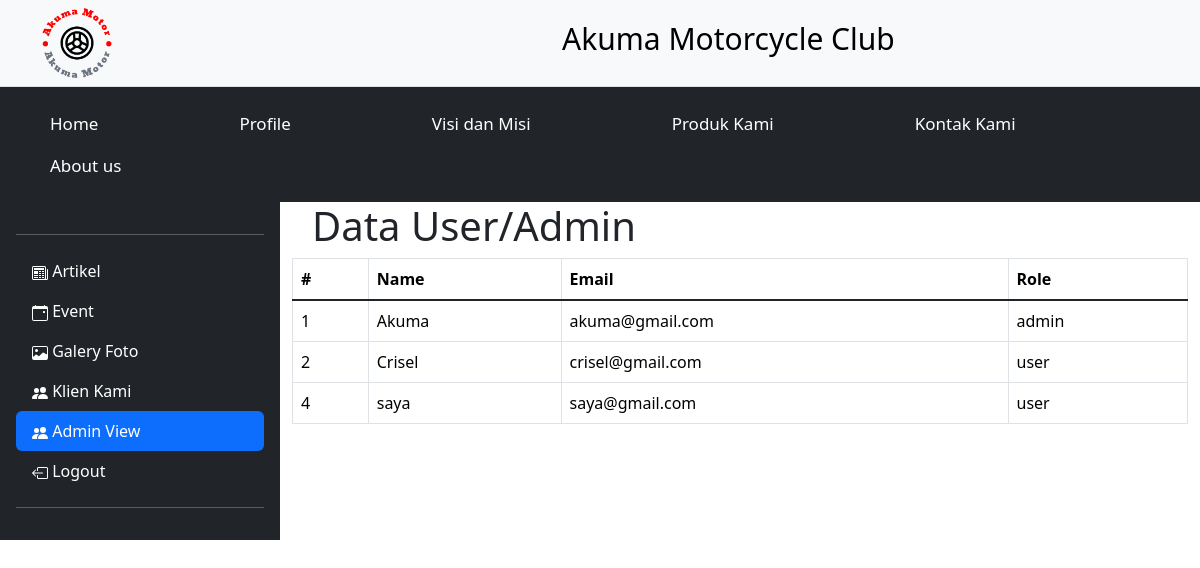
The app's page /page/admin_view.php with its own data.
### tables this page shows
CREATE TABLE `user` (
  `id` int(11) NOT NULL,
  `Name` varchar(255) NOT NULL,
  `Email` varchar(255) NOT NULL,
  `Password` varchar(255) NOT NULL,
  `Role` varchar(255) NOT NULL
);

### page/admin_view.php (the view, shortened to what this page needs)
<!doctype html>
<html lang="en">
<head>
    <link href="https://cdn.jsdelivr.net/npm/bootstrap@5.3.3/dist/css/bootstrap.min.css" rel="stylesheet">
    <link rel="stylesheet" href="../style/style.css">
</head>
<body>
    <nav class="py-2 bg-body-tertiary border-bottom">
        <div class="container d-flex flex-wrap">
            <a href="/" class="d-flex align-items-center mb-3 mb-lg-0 me-lg-auto link-body-emphasis text-decoration-none">
                <img src="../image/logo.png" alt="" width="70" height="70">
                <div class="title">
                    <h1>Akuma Motorcycle Club</h1>
                </div>
            </a>
        </div>
    </nav>
    <header class="py-3 navigation text-bg-dark">
        <div class="container d-flex flex-wrap justify-content-center">
            <ul class="nav nav-pills">
                <li class="nav-item"><a href="../index.php" class="nav-link link-body-emphasis px-2 text-white">Home</a></li>
                <li class="nav-item"><a href="profile.php" class="nav-link link-body-emphasis px-2 text-white">Profile</a></li>
                <li class="nav-item"><a href="visimisi.php" class="nav-link link-body-emphasis px-2 text-white">Visi dan Misi</a></li>
                <li class="nav-item"><a href="produk.php" class="nav-link link-body-emphasis px-2 text-white">Produk Kami</a></li>
                <li class="nav-item"><a href="kontak.php" class="nav-link link-body-emphasis px-2 text-white">Kontak Kami</a></li>
                <li class="nav-item"><a href="aboutus.php" class="nav-link link-body-emphasis px-2 text-white">About us</a></li>
            </ul>
        </div>
    </header>
    <div class="content">
        <div class="d-flex flex-column flex-shrink-0 p-3 text-bg-dark" style="width: 280px;">
            <hr>
            <ul class="nav nav-pills flex-column mb-auto">
                <li class="nav-item">
                    <a href="artikel.php" class="nav-link text-white">
                        Artikel
                    </a>
                </li>
                <li><a href="event.php" class="nav-link text-white">
                        Event
                    </a>
                </li>
                <li><a href="galerifoto.php" class="nav-link text-white">
                        Galery Foto
                    </a>
                </li>
                <li><a href="klien.php" class="nav-link text-white">
                        Klien Kami
                    </a>
                </li>
                <li><a href="klien.php" class="nav-link active">
                        Admin View
                    </a>
                </li>
                <li><a href="../include/logout.php" class="nav-link text-white">
                        Logout
                    </a>
                </li>
            </ul>
            <hr>
        </div>
        <div class="container" mt-5>
            <h1 style="margin-left: 20px;">Data User/Admin</h1>
            <table class="table table-bordered">
                <thead>
                    <tr>
                        <th scope="col">#</th>
                        <th scope="col">Name</th>
                        <th scope="col">Email</th>
                        <th scope="col">Role</th>
                    </tr>
                </thead>
                <tbody class="table-group-divider">
                    <?php
                    include '../include/connect.php';
                    $sql = 'SELECT * FROM user';
                    $result = $conn->query($sql);
                    if ($result->num_rows > 0) {
                        while ($row = $result->fetch_assoc()) {
                            echo "<tr>
                            <td>" . $row["id"] . "</td>
                            <td>" . $row["Name"] . "</td>
                            <td>" . $row["Email"] . "</td>
                            <td>" . $row["Role"] . "</td>
                          </tr>";
                        }
                    } else {
                        echo "<tr><td colspan='3'>No data found</td></tr>";
                    }
                    ?>
                </tbody>
            </table>
        </div>
    </div>
</body>
</html>

### style/style.css (style rules this page uses)
.title { margin-left: 450px; }
.title h1 { font-size: 30px; }
.navigation li { padding-right: 125px; }
.navigation a { float: left; text-align: center; text-decoration: none; font-size: 17px; }
.content { display: flex; }

### records on screen
user: id "1", Name "Akuma", Email "akuma@gmail.com", Role "admin"
user: id "2", Name "Crisel", Email "crisel@gmail.com", Role "user"
user: id "4", Name "saya", Email "saya@gmail.com", Role "user"
